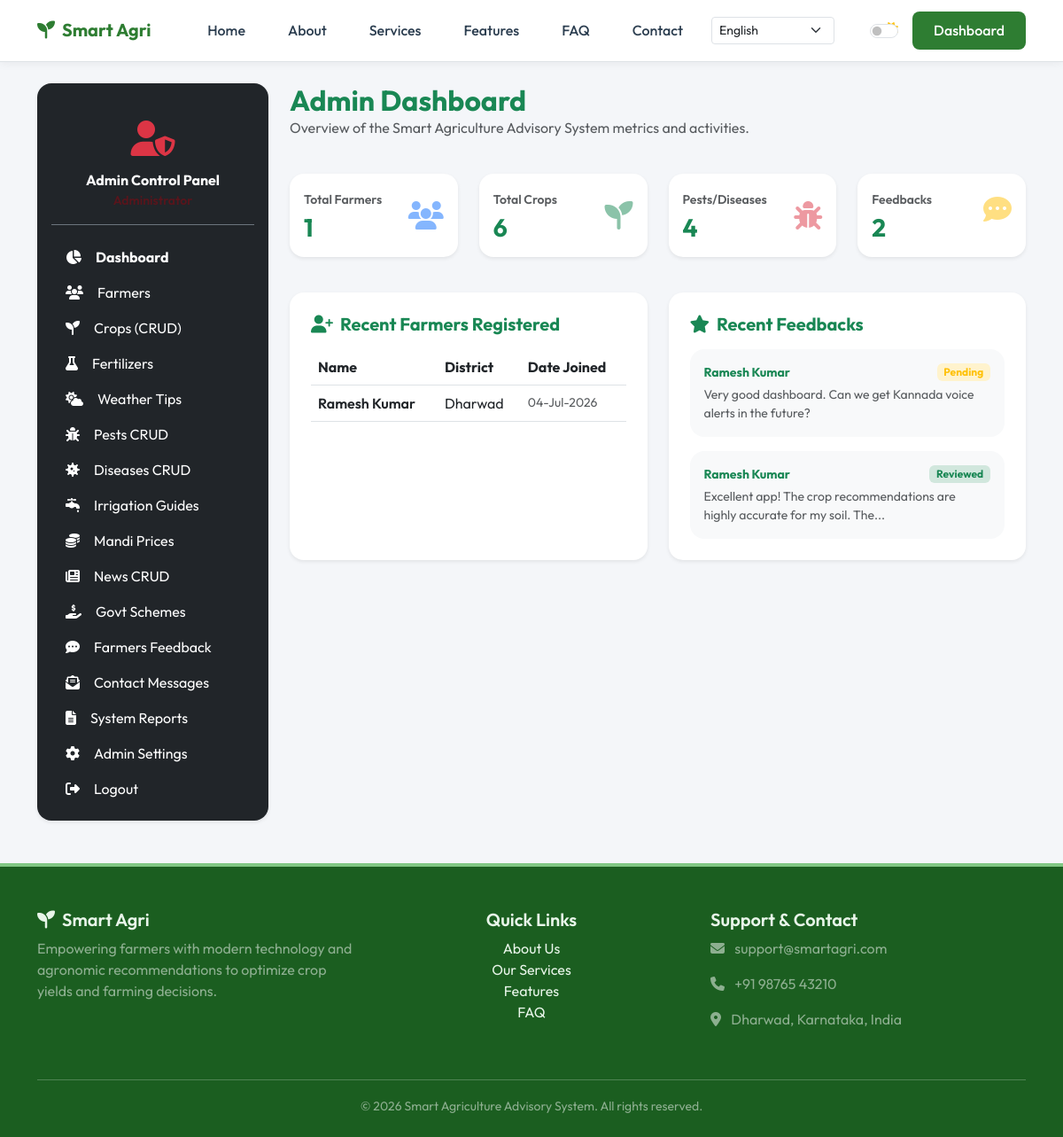
Screenshot of /admin/dashboard (signed in) with the database file from the repository.
### app/models.py (models this page shows, shortened)
class User(db.Model, UserMixin):
    __tablename__ = 'users'
    id = db.Column(db.Integer, primary_key=True)
    username = db.Column(db.String(50), unique=True, nullable=False)
    password = db.Column(db.String(255), nullable=False)
    email = db.Column(db.String(100), unique=True, nullable=False)
    name = db.Column(db.String(100), nullable=False)
    phone = db.Column(db.String(15), nullable=True)
    state = db.Column(db.String(50), nullable=True)
    district = db.Column(db.String(50), nullable=True)
    soil_type = db.Column(db.String(50), nullable=True)
    farm_size = db.Column(db.Float, nullable=True)
    profile_pic = db.Column(db.String(200), default='default.jpg')
    created_at = db.Column(db.DateTime, default=datetime.utcnow)
    recommendations = db.relationship('CropRecommendation', backref='farmer', lazy=True, cascade="all, delete-orphan")
    feedbacks = db.relationship('Feedback', backref='farmer', lazy=True, cascade="all, delete-orphan")
    notifications = db.relationship('Notification', backref='farmer', lazy=True, cascade="all, delete-orphan")

class Feedback(db.Model):
    __tablename__ = 'feedback'
    id = db.Column(db.Integer, primary_key=True)
    user_id = db.Column(db.Integer, db.ForeignKey('users.id'), nullable=True)
    rating = db.Column(db.Integer, nullable=False)
    message = db.Column(db.Text, nullable=False)
    status = db.Column(db.String(50), default='Pending')  # Pending, Reviewed
    submitted_at = db.Column(db.DateTime, default=datetime.utcnow)

### app/routes/admin.py (the view)
@admin_bp.route('/dashboard')
@admin_required
def dashboard():
    farmer_count = User.query.count()
    crop_count = Crop.query.count()
    pest_count = Pest.query.count()
    disease_count = Disease.query.count()
    feedback_count = Feedback.query.count()
    news_count = News.query.count()
    scheme_count = GovernmentScheme.query.count()
    contact_count = ContactMessage.query.count()
    recent_farmers = User.query.order_by(User.created_at.desc()).limit(5).all()
    recent_feedbacks = Feedback.query.order_by(Feedback.submitted_at.desc()).limit(5).all()
    return render_template(
        'admin/dashboard.html',
        farmer_count=farmer_count,
        crop_count=crop_count,
        pest_count=pest_count,
        disease_count=disease_count,
        feedback_count=feedback_count,
        news_count=news_count,
        scheme_count=scheme_count,
        contact_count=contact_count,
        recent_farmers=recent_farmers,
        recent_feedbacks=recent_feedbacks
    )

### app/__init__.py (called while the page is built)
@login_manager.user_loader
def load_user(user_id):
    role = session.get('user_role')
    if role == 'admin':
        return Admin.query.get(int(user_id))
    return User.query.get(int(user_id))

### app/routes/admin.py (called while the page is built)
def admin_required(f):
    @wraps(f)
    def decorated_function(*args, **kwargs):
        if not current_user.is_authenticated or session.get('user_role') != 'admin':
            flash('Access restricted to Administrators. Please log in.', 'danger')
            return redirect(url_for('public.admin_login'))
        return f(*args, **kwargs)
    return decorated_function

### app/templates/admin/dashboard.html
{% extends 'admin_base.html' %}
{% block admin_content %}
<div class="row mb-4">
    <div class="col-12">
        <h2 class="fw-bold mb-0 text-success">Admin Dashboard</h2>
        <p class="text-muted">Overview of the Smart Agriculture Advisory System metrics and activities.</p>
    </div>
</div>
<div class="row mb-4">
    <div class="col-md-3 col-6 mb-3">
        <div class="card card-custom p-3 border-0 shadow-sm d-flex flex-row align-items-center justify-content-between">
            <div>
                <span class="text-muted small fw-semibold">Total Farmers</span>
                <h3 class="fw-bold mb-0 mt-1 text-success">{{ farmer_count }}</h3>
            </div>
            <div class="fs-2 text-primary opacity-50"><i class="fas fa-users"></i></div>
        </div>
    </div>
    <div class="col-md-3 col-6 mb-3">
        <div class="card card-custom p-3 border-0 shadow-sm d-flex flex-row align-items-center justify-content-between">
            <div>
                <span class="text-muted small fw-semibold">Total Crops</span>
                <h3 class="fw-bold mb-0 mt-1 text-success">{{ crop_count }}</h3>
            </div>
            <div class="fs-2 text-success opacity-50"><i class="fas fa-seedling"></i></div>
        </div>
    </div>
    <div class="col-md-3 col-6 mb-3">
        <div class="card card-custom p-3 border-0 shadow-sm d-flex flex-row align-items-center justify-content-between">
            <div>
                <span class="text-muted small fw-semibold">Pests/Diseases</span>
                <h3 class="fw-bold mb-0 mt-1 text-success">{{ pest_count + disease_count }}</h3>
            </div>
            <div class="fs-2 text-danger opacity-50"><i class="fas fa-bug"></i></div>
        </div>
    </div>
    <div class="col-md-3 col-6 mb-3">
        <div class="card card-custom p-3 border-0 shadow-sm d-flex flex-row align-items-between justify-content-between">
            <div>
                <span class="text-muted small fw-semibold">Feedbacks</span>
                <h3 class="fw-bold mb-0 mt-1 text-success">{{ feedback_count }}</h3>
            </div>
            <div class="fs-2 text-warning opacity-50"><i class="fas fa-comment-dots"></i></div>
        </div>
    </div>
</div>
<div class="row">
    <div class="col-lg-6 mb-4">
        <div class="card card-custom p-4 border-0 shadow-sm h-100">
            <h5 class="fw-bold text-success mb-3"><i class="fas fa-user-plus me-2"></i>Recent Farmers Registered</h5>
            <div class="table-responsive">
                <table class="table table-hover align-middle">
                    <thead>
                        <tr>
                            <th>Name</th>
                            <th>District</th>
                            <th>Date Joined</th>
                        </tr>
                    </thead>
                    <tbody>
                        {% if recent_farmers %}
                            {% for f in recent_farmers %}
                            <tr>
                                <td class="fw-semibold">{{ f.name }}</td>
                                <td>{{ f.district or 'N/A' }}</td>
                                <td class="small text-muted">{{ f.created_at.strftime('%d-%b-%Y') }}</td>
                            </tr>
                            {% endfor %}
                        {% else %}
                            <tr>
                                <td colspan="3" class="text-center text-muted">No farmers registered yet.</td>
                            </tr>
                        {% endif %}
                    </tbody>
                </table>
            </div>
        </div>
    </div>
    <div class="col-lg-6 mb-4">
        <div class="card card-custom p-4 border-0 shadow-sm h-100">
            <h5 class="fw-bold text-success mb-3"><i class="fas fa-star me-2"></i>Recent Feedbacks</h5>
            <div class="d-flex flex-column gap-3">
                {% if recent_feedbacks %}
                    {% for f in recent_feedbacks %}
                    <div class="p-3 bg-light rounded-4">
                        <div class="d-flex align-items-center justify-content-between mb-1">
                            <span class="fw-bold small text-success">{{ f.farmer.name if f.farmer else 'Anonymous' }}</span>
                            <span class="badge {% if f.status == 'Reviewed' %}bg-success-subtle text-success{% else %}bg-warning-subtle text-warning{% endif %}">{{ f.status }}</span>
                        </div>
                        <p class="small text-muted mb-0">{{ f.message|truncate(80) }}</p>
                    </div>
                    {% endfor %}
                {% else %}
                    <p class="text-muted text-center py-4 mb-0">No feedbacks received yet.</p>
                {% endif %}
            </div>
        </div>
    </div>
</div>
{% endblock %}

### app/static/css/style.css (style rules this page uses)
:root { --primary-color: #2e7d32; --primary-dark: #1b5e20; --primary-light: #81c784; --accent-color: #4caf50; --accent-light: #e8f5e9; --body-bg: #f4f6f9; --card-bg: #ffffff; --text-color: #2c3e50; --text-muted: #6c757d; --border-color: #dee2e6; --sidebar-bg: #1e4620; --sidebar-text: #ffffff; --sidebar-hover: #2e7d32; --sidebar-active: #388e3c; --header-bg: #ffffff; --footer-bg: #1b5e20; --footer-text: #e8f5e9; }
body { background-color: var(--body-bg); color: var(--text-color); font-family: 'Outfit', sans-serif; transition: background-color 0.3s ease, color 0.3s ease; display: flex; flex-direction: column; min-height: 100vh; }
h1, h2, h3, h4, h5, h6 { font-family: 'Outfit', sans-serif; font-weight: 600; }
.card-custom { background-color: var(--card-bg); border: 1px solid var(--border-color); border-radius: 16px; box-shadow: 0 4px 20px rgba(0,0,0,0.02); transition: transform 0.3s ease, box-shadow 0.3s ease, border-color 0.3s ease; overflow: hidden; }

### rows the page displays
User: name "Ramesh Kumar", district "Dharwad", created_at "04-Jul-2026"
Feedback: farmer "Ramesh Kumar", status "Pending", message "Very good dashboard. Can we get Kannada voice alerts in the future?"
Feedback: farmer "Ramesh Kumar", status "Reviewed", message "Excellent app! The crop recommendations are highly accurate for my soil. The..."

### other values shown
{{ farmer_count }} "1"
{{ crop_count }} "6"
{{ pest_count + disease_count }} "4"
{{ feedback_count }} "2"
